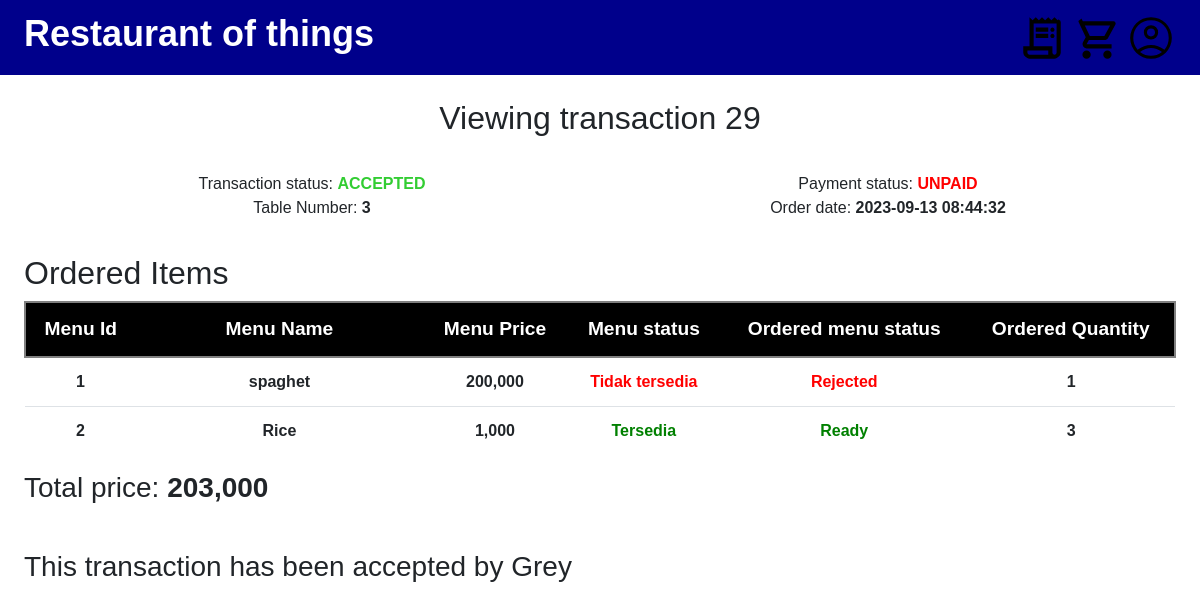
The page /transaction-detail.php?t=29 on the database its author committed.
### tables this page shows
CREATE TABLE `restoorders` (
  `id` int NOT NULL,
  `ordernum` varchar(255) DEFAULT NULL,
  `status` varchar(25) DEFAULT 'pending',
  `paymethod` varchar(25) DEFAULT NULL,
  `paystatus` varchar(25) DEFAULT 'unpaid',
  `employeeId` int DEFAULT NULL,
  `tablenum` int DEFAULT NULL,
  `ordertime` datetime DEFAULT NULL,
  `orders` varchar(550) DEFAULT '',
  `customerId` int DEFAULT NULL,
  `payamount` int DEFAULT NULL,
  `completion` varchar(25) DEFAULT 'In Process'
);

CREATE TABLE `resto` (
  `id` int NOT NULL,
  `nama` varchar(50) DEFAULT NULL,
  `harga` int DEFAULT NULL,
  `type` varchar(7) DEFAULT NULL,
  `status` varchar(30) DEFAULT NULL,
  `img` varchar(255) DEFAULT NULL
);

CREATE TABLE `restoacc` (
  `id` int NOT NULL,
  `username` varchar(255) DEFAULT NULL,
  `password` varchar(255) DEFAULT NULL,
  `pfp` varchar(255) DEFAULT NULL,
  `privilege` varchar(255) DEFAULT NULL,
  `orders` varchar(255) DEFAULT '',
  `balance` int DEFAULT '0',
  `transactions` varchar(550) DEFAULT '',
  `realname` varchar(100) DEFAULT '',
  `address` varchar(255) DEFAULT '',
  `phone` varchar(9) DEFAULT '',
  `email` varchar(35) DEFAULT '',
  `gender` varchar(6) DEFAULT '',
  `position` varchar(25) DEFAULT ''
);

### transaction-detail.php (the view, shortened to what this page needs)
<?php
    include 'connect.php';
    $userdata = array();
    $userdata['privilege'] = 'user';
    $userdata['pfp'] = NULL;
    $userdata['id'] = -1;
    $loggedIn = false;
    $transdata = $conn->query("SELECT * FROM restoorders WHERE id=".$_GET['t'].";")->fetch_array();
?>
<!DOCTYPE html>
<html lang="en">
<head>
    <link rel="stylesheet" href="./assets/css/bootstrap.min.css"/>
    <link rel="stylesheet" href="./styles/style.css"/>
    <link rel="stylesheet" href="./styles/transactions.css"/>
</head>
<body>
    <header>
        <h1 onclick="window.location = 'index.php';">Restaurant of things</h1>
        <div>
            <img src="./img/checkout.svg" onclick="window.location = './transactions.php'"/>
            <img src="./img/cart.svg" onclick="window.location = './checkout.php'" />
            <img src="<?php if ($userdata['pfp'] === null || !$loggedIn) {
                echo './img/nopfp.svg';
            }else {
                echo './uploads/'.$userdata['pfp'];
            }
            ?>" onclick="window.location = './account.php';" />
        </div>
    </header>
    <main>
        <h2>Viewing transaction <?php echo $transdata['id'] ?></h2>
        <section class="detail-details">
            <div>Transaction status: <b style="color: <?php echo (($transdata['status'] === 'pending') ? 'yellow' : (($transdata['status'] === 'accepted') ? 'limegreen' : 'red')) ?>"><?php echo strtoupper($transdata['status']); ?></b></div>
            <div>Payment status: <b style="color: <?php echo (($transdata['paystatus'] === 'unpaid') ? 'red' : 'green') ?>"><?php echo strtoupper($transdata['paystatus']) ?></b></div>
            <div>Table Number: <b><?php echo $transdata['tablenum'] ?></b></div>
            <div>Order date: <b><?php echo $transdata['ordertime'] ?></b></div>
        </section>
        <h2 class="left-h2">Ordered Items</h2>
        <table class="table" style="text-align:center">
            <thead class="thead-dark">
                <tr>
                    <td>Menu Id</td>
                    <td class="w-25">Menu Name</td>
                    <td>Menu Price</td>
                    <td>Menu status</td>
                    <td>Ordered menu status</td>
                    <td>Ordered Quantity</td>
                </tr>
            </thead>
            <tbody>
            <?php
                $totalPrice = 0;
                $orderedItems = explode('#', $transdata['orders']);
                for($i = 0; $i < count($orderedItems); $i++) {
                    $item = explode('q', $orderedItems[$i]);
                    if (count($item) <= 1) continue;
                    $itemId = $item[0];
                    $itemQty = $item[1];
                    $itemStatus = $item[2];
                    $itemData = $conn->query("SELECT * FROM resto WHERE id=".$itemId.";");
                    if (mysqli_num_rows($itemData) > 0) {
                        $itemDataF = $itemData->fetch_array();
                        echo '<tr>';
                        echo '<td>'.$itemDataF['id'].'</td>';
                        echo '<td>'.$itemDataF['nama'].'</td>';
                        echo '<td>'.number_format($itemDataF['harga']).'</td>';
                        echo '<td style="color: '.(($itemDataF['status'] === 'Tersedia') ? 'green' : 'red').'">'.$itemDataF['status'].'</td>';
                        echo '<td style="color: '.(($itemStatus === 'Pending') ? 'yellow' : (($itemStatus === 'Rejected') ? 'red' : 'green')).'">'.$itemStatus.'</td>';
                        echo '<td>'.$itemQty.'</td>';
                        echo '</tr>';
                        $totalPrice += ((int)$itemDataF['harga'] * (int)$itemQty);
                    }
                }
            ?>
            </tbody>
        </table>
        <h3>Total price: <b><?php echo number_format($totalPrice) ?></b></h3>
        <?php
            if ($transdata['status'] !== 'pending' && $transdata['employeeId'] !== NULL) {
        ?>
            <?php $employeeName = $conn->query("SELECT username FROM restoacc WHERE id=".$transdata['employeeId'].";")->fetch_array(); ?>
            <h3>This transaction has been <?php echo $transdata['status'] ?> by <?php echo $employeeName['username'] ?></h3>
        <?php }else if ($transdata['status'] === 'pending' && $userdata['privilege'] === 'admin') {?>
            <form method="post" class="detail-admin">
                <input type="text" name="select" value="<?php echo $_GET['t'] ?>" hidden/>
                <input type="text" name="employee" value="<?php echo $userdata['id'] ?>" hidden />
                <input style="background-color:green" type="submit" name="accept" value="Accept Transaction"/>
                <input style="background-color:red" type="submit" name="reject" value="Reject Transaction"/>
            </form>
        <?php } ?>
    </main>
</body>
</html>

### styles/style.css (style rules this page uses)
:root { --site-header-height: 75px; --header-height: 35px; --data-height: 20px; }
* { padding: 0px; margin: 0px; box-sizing: border-box; font-family: Arial, Helvetica, sans-serif; }
header { width: 100%; height: 75px; background-color: darkblue; padding: 0px 2%; display: flex; justify-content: space-between; align-items: center; position: fixed; top: 0px; z-index: 1000; }
header h1 { color: white; font-weight: bold; font-family: Arial, Helvetica, sans-serif; font-size: 3vw; }
header img { height: 50px; width: auto; aspect-ratio: 1/1; border-radius: 50%; }
main { width: 100%; height: 100vh; padding-top: var(--site-header-height); }

### styles/transactions.css (style rules this page uses)
main { margin-top: var(--site-header-height); padding: 2%; }
h2 { width: 100%; text-align: center; }
.thead-dark { background-color: black; color: white; font-weight: bold; font-size: 1.2rem; height: 35px; border: gray 2px solid; }
table * { font-weight: bold; }
.detail-details { display: grid; grid-template-columns: 1fr 1fr; margin-top: 3%; margin-bottom: 3%; }
.detail-details * { margin: 0px auto; }
.left-h2 { text-align: left; }
h3 { margin-bottom: 4%; }

### rows shown on the page
restoorders: id "29", status "ACCEPTED", paystatus "UNPAID", tablenum "3", ordertime "2023-09-13 08:44:32", orders "Rejected", orders "1", completion "Ready", status "accepted"
resto: id "1", nama "spaghet", harga "200,000", status "Tidak tersedia"
resto: id "2", nama "Rice", harga "1,000", status "Tersedia"
restoacc: username "Grey"

### other values the page prints
$totalPrice "203,000"
